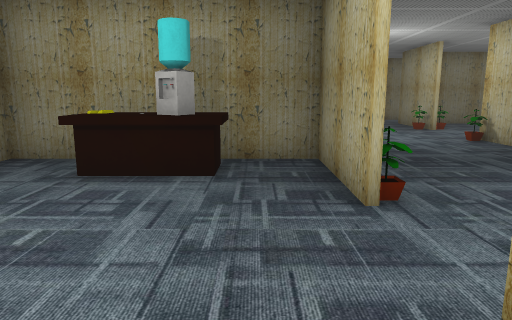
[1] (above)

24 first-person views from a walk through a Unity game level. The camera is 1.4 m above the floor, tilts 10° down and sees 70° across. The floor is counted in squares, 1.2 m on a side. Each view is taken from the middle of a square. On the plan, view 1 faces up. The plan holds only what a view shows up to about 14 squares ahead; the rest is blank. The place goes on beyond the plan. The player is left out. Door leaves are left out, so doorways stand open. Some surface patterns are stand-ins.

[2]
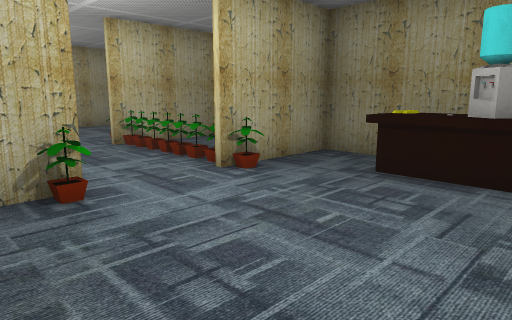

[3]
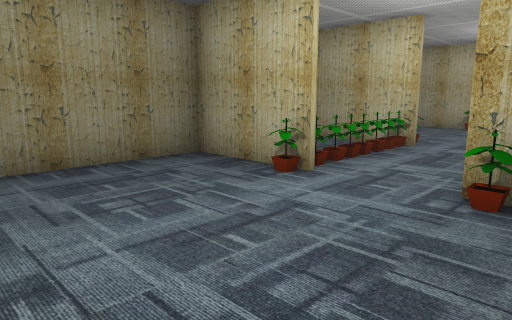

[4]
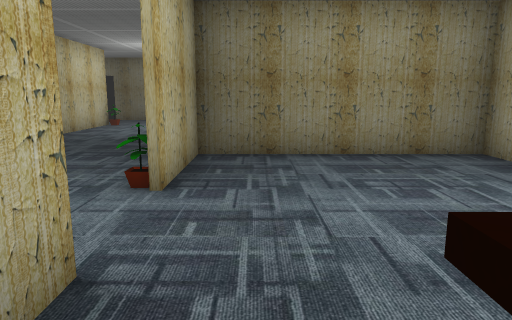

[5]
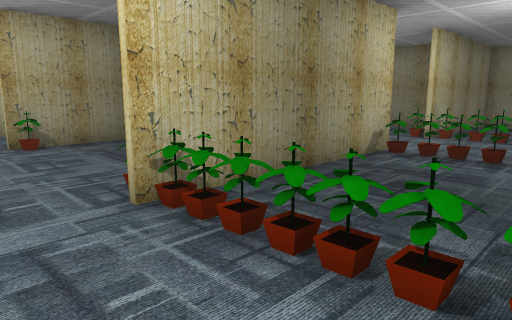

[6]
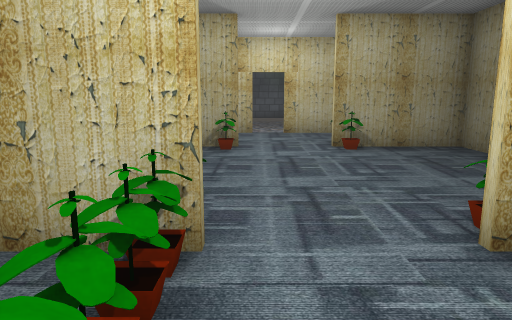

[7]
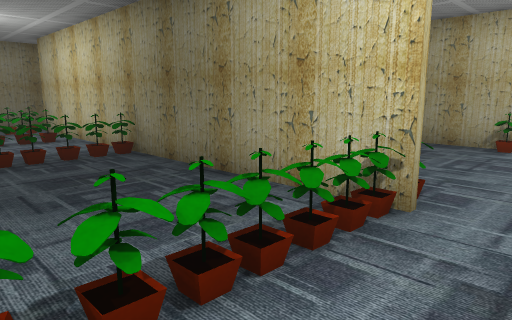

[8]
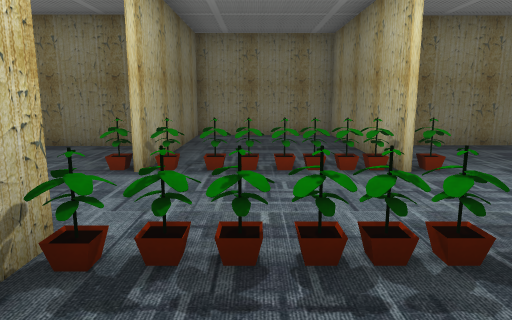

[9]
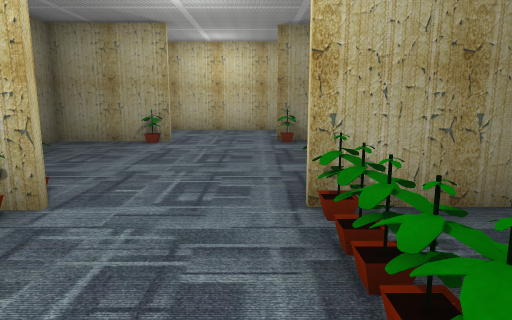

[10]
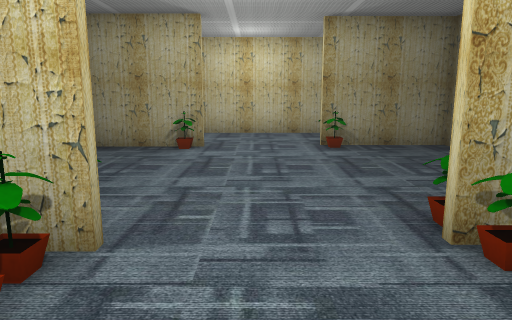

[11]
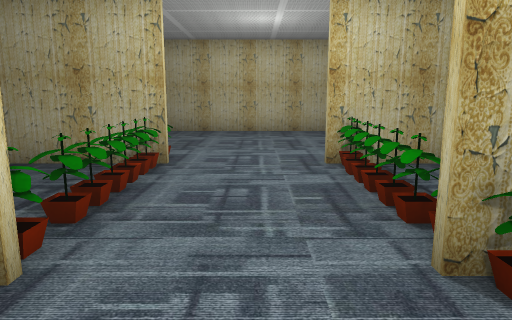

[12]
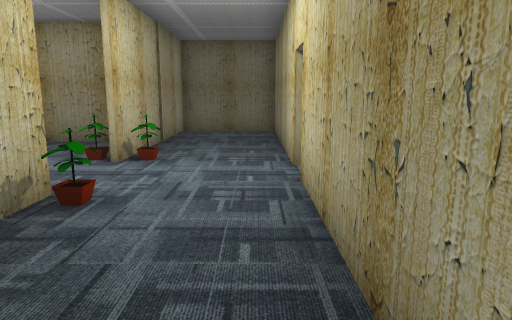

[13]
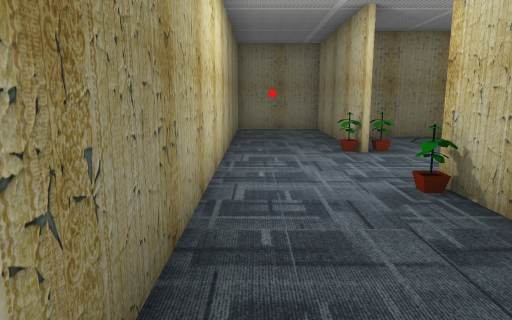

[14]
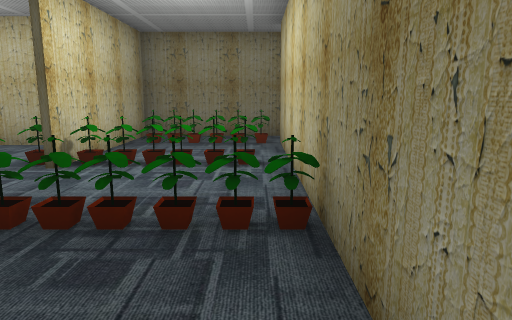

[15]
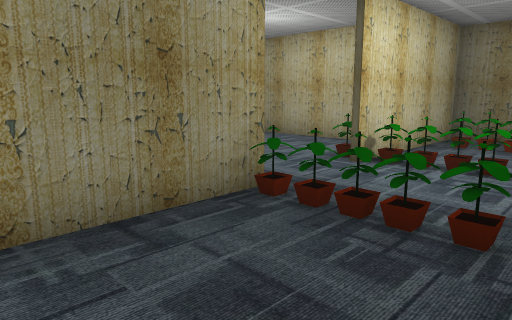

[16]
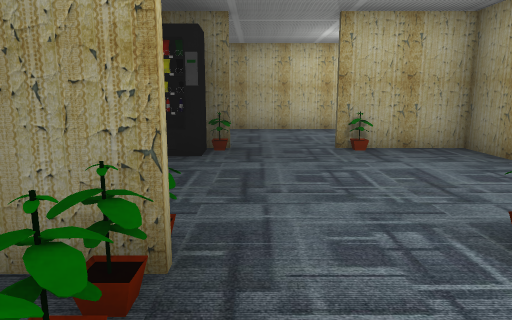

[17]
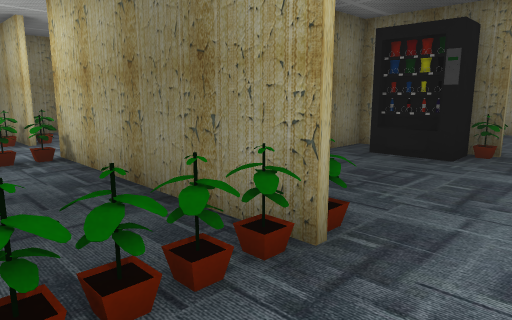

[18]
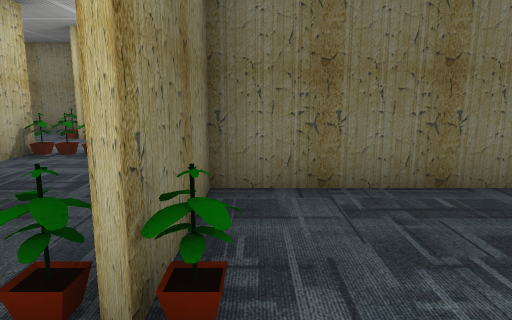

[19]
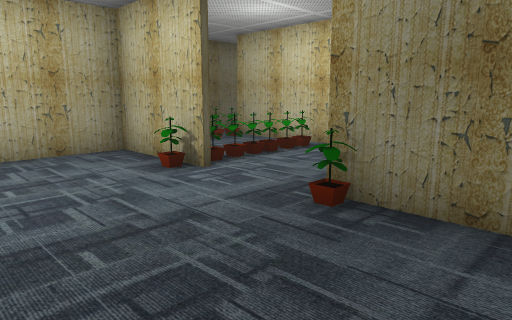

[20]
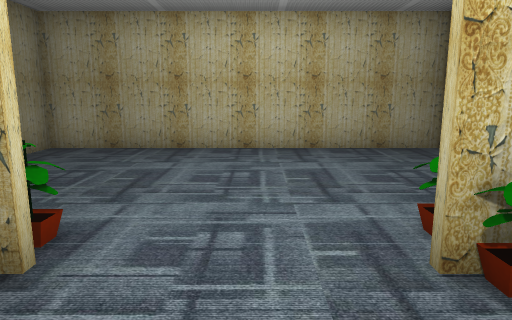

[21]
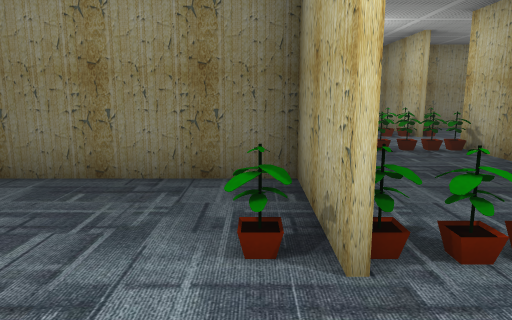

[22]
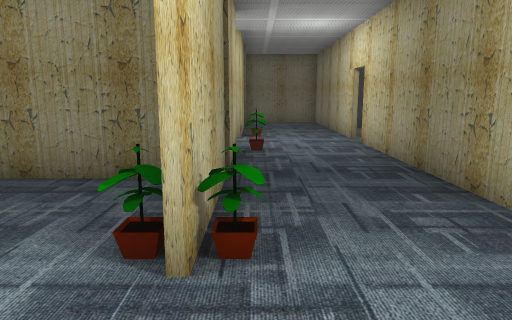

[23]
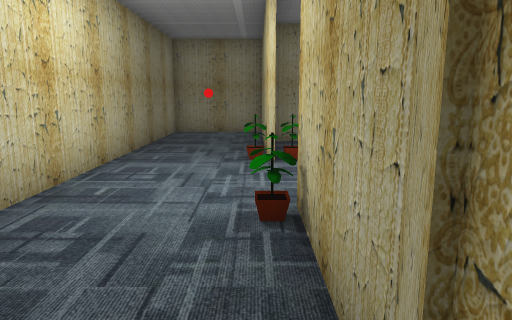

[24]
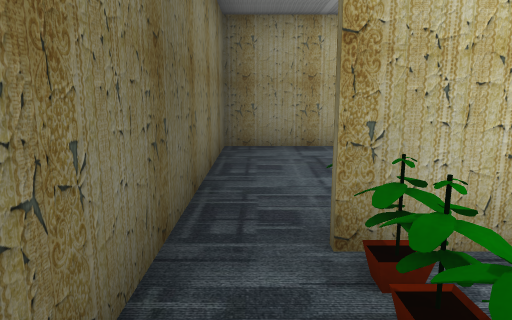

### Floor plan
Points are (right, up) in squares from view 1. A wall is a line through its corners. A room is listed if a view was taken in it or the views show most of it. See-through windows are left out.
Room 1 (views 1, 2, 3, 4, 5, 7)
walls: (-4.6, 1.6) (-4.6, -1.1); (1.2, 3.7) (1.2, 6.7) (-4.6, 6.7) (-4.6, 3.7); (-4.6, -1.3) (1.3, -1.3); (1.2, -1.8) (1.2, 1.6)
ways out: opening at (-5, 2.5) to room 2; opening at (1, 2.5)
objects: plant (-4, 1); plant (-4, 4); table (-3, 5) to (-1, 6)
Room 2 (views 6, 8, 9, 10, 11, 12, 13, 14, 15, 16, 17, 20, 21, 22, 23, 24)
walls: (-8.8, 9.2) (-8.8, 9.9); (-8.6, 9.9) (-8.6, 3.7); (-4.6, 9.9) (-4.6, 6.9) (1.2, 6.9) (1.2, 15.5) (0.1, 15.5); (-4.7, 3.7) (-4.7, 9.9); (-13.4, 6.7) (-14.7, 6.7); (-8.6, 1.6) (-8.6, -10.5); (-4.7, 12.5) (-4.7, 17.9) (-8.6, 17.9) (-8.6, 12.5); (-14.7, 6.9) (-11.2, 6.9); (-14.4, 9.9) (-14.4, 6.9); (-14.6, 3.7) (-14.6, 9.9); (-9.9, 15.5) (-14.7, 15.5) (-14.7, 12.5); (-14.8, 12.5) (-14.8, 17.9) (-17.6, 17.9) (-17.6, 2.9); (-17.6, 2) (-17.6, -4.3) (-14.6, -4.3) (-14.6, 1.6); (-0.9, 15.5) (-3.2, 15.5); (-4.7, -4.5) (-4.7, 1.6); (-9.4, -11.7) (-4.7, -11.7) (-4.7, -6.8)
low walls: (-5.3, -7.5) (-5.3, -7.1)
ways out: opening at (-5, 2.5) to room 1; opening at (-5, -5.5) to room 3; opening at (-14, 2.5) to room 4; opening at (-9, 2.5) to room 4; opening at (-9, -11); open door at (-18, 2.5)
objects: other object (-16, 17); plant (-15, 1); plant (-15, 4); plant (-15, 9); plant (-14, 13); plant (-8, -10); plant (-8, -7); plant (-8, -4); plant (-8, 1); plant (-8, 4); plant (-8, 9); plant (-8, 13); plant (-7, -10); plant (-7, -7); plant (-7, -4); plant (-7, 1); plant (-7, 4); plant (-7, 9); plant (-7, 13); plant (-6, -10); plant (-6, -7); plant (-6, -4); plant (-6, 1); plant (-6, 4); plant (-6, 9); plant (-6, 10); plant (-6, 13); plant (-4, 9); plant (-4, 13)
Room 3 (views 18, 19)
walls: (-4.6, -6.8) (-4.6, -9.7) (1.2, -9.7) (1.2, -6.8); (-4.6, -1.1) (-4.6, -4.5); (1.3, -1.4) (-4.6, -1.4)
low walls: (-4.5, -7.1) (-4.1, -7.1) (-4.1, -7.5); (0.8, -7.5) (0.8, -7); (-5.3, -7.1) (-4.9, -7.1)
ways out: opening at (-5, -5.5) to room 2; opening at (0.5, -5.5)
objects: plant (-4, -4); other object (0, -3)
Room 4 (no view inside)
walls: (-14.4, 1.6) (-14.4, -0.6); (-10.1, 6.7) (-11.7, 6.7); (-13.4, -1.3) (-10, -1.3); (-14.4, 6.9) (-14.4, 3.7)
ways out: opening at (-14, 2.5) to room 2; opening at (-9, 2.5) to room 2

Where each view was taken, in squares from view 1:
view 1: 0 up, 0 right, facing up
view 2: 0 up, 0 right, facing up-left
view 3: 5 up, 0 right, facing down-left
view 4: 6 up, 0 right, facing down
view 5: 2 up, 5 left, facing up-left
view 6: 2 up, 6 left, facing left
view 7: 3 up, 5 left, facing down-left
view 8: 7 up, 7 left, facing up
view 9: 12 up, 5 left, facing left
view 10: 11 up, 6 left, facing left
view 11: 11 up, 11 left, facing right
view 12: 8 up, 17 left, facing down
view 13: 5 up, 17 left, facing up
view 14: 1 down, 8 left, facing down
view 15: 1 down, 8 left, facing down-right
view 16: 5 down, 7 left, facing right
view 17: 6 down, 7 left, facing up-right
view 18: 6 down, 4 left, facing up
view 19: 2 down, 1 left, facing down-left
view 20: 11 up, 7 left, facing right
view 21: 12 up, 4 left, facing down
view 22: 12 up, 15 left, facing down
view 23: 6 up, 15 left, facing up
view 24: 11 down, 6 left, facing left
